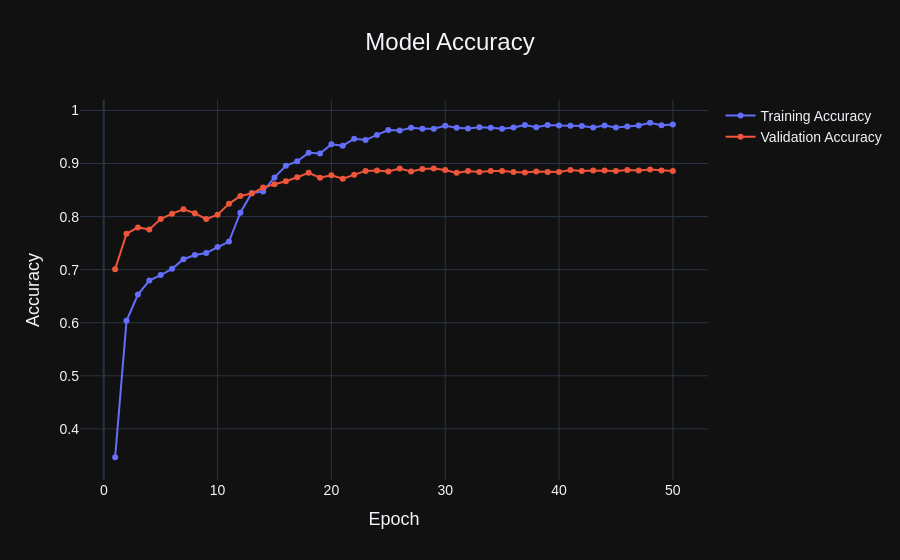
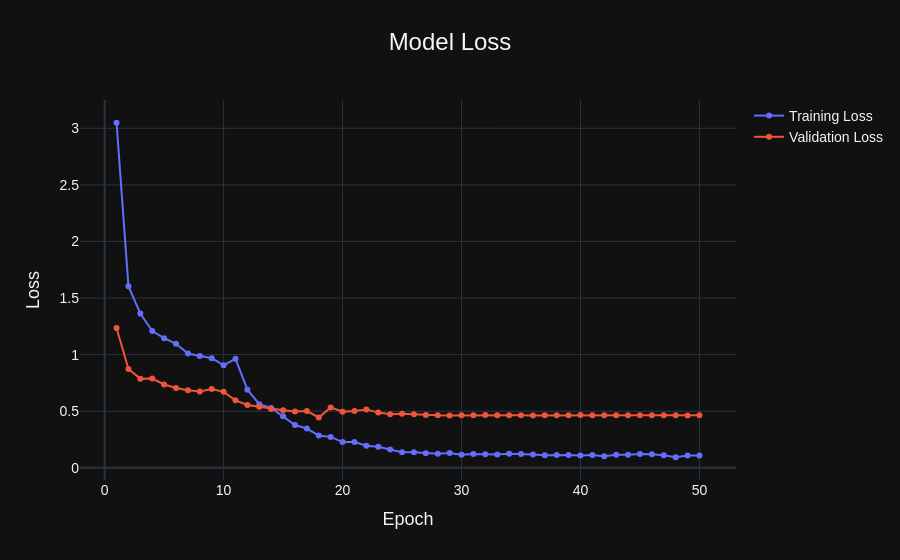

Notebook cell for these charts, in order:
### Code cell
fig = go.Figure()
fig.add_trace(go.Scatter(x=list(range(1, len(history['accuracy'])+1)), y=history['accuracy'], mode='lines+markers', name='Training Accuracy'))
fig.add_trace(go.Scatter(x=list(range(1, len(history['val_accuracy'])+1)), y=history['val_accuracy'], mode='lines+markers', name='Validation Accuracy'))
fig.update_layout(title='Model Accuracy', xaxis_title='Epoch', yaxis_title='Accuracy', title_font_size=24, title_x=0.5, xaxis_title_font_size=18, yaxis_title_font_size=18, font=dict(family="Arial, sans-serif", size=14), template='plotly_dark')
fig.show()

fig = go.Figure()
fig.add_trace(go.Scatter(x=list(range(1, len(history['loss'])+1)), y=history['loss'], mode='lines+markers', name='Training Loss'))
fig.add_trace(go.Scatter(x=list(range(1, len(history['val_loss'])+1)), y=history['val_loss'], mode='lines+markers', name='Validation Loss'))
fig.update_layout(title='Model Loss', xaxis_title='Epoch', yaxis_title='Loss', title_font_size=24, title_x=0.5, xaxis_title_font_size=18, yaxis_title_font_size=18, font=dict(family="Arial, sans-serif", size=14), template='plotly_dark')
fig.show()

### Figure 1 — Plotly figure (JSON) as saved in the notebook; plotly's stock layout.template omitted (floating-point values rounded to 4 significant figures)
{"data": [{"mode": "lines+markers", "name": "Training Accuracy", "type": "scatter", "x": [1, 2, 3, 4, 5, 6, 7, 8, 9, 10, 11, 12, 13, 14, 15, 16, 17, 18, 19, 20, 21, 22, 23, 24, 25, 26, 27, 28, 29, 30, 31, 32, 33, 34, 35, 36, 37, 38, 39, 40, 41, 42, 43, 44, 45, 46, 47, 48, 49, 50], "y": [0.3465, 0.6037, 0.653, 0.6794, 0.6898, 0.7016, 0.7197, 0.7275, 0.7315, 0.7426, 0.753, 0.8074, 0.8447, 0.8472, 0.8738, 0.8956, 0.9044, 0.9201, 0.9187, 0.9361, 0.9336, 0.9465, 0.9442, 0.9539, 0.9632, 0.962, 0.9674, 0.9655, 0.9655, 0.9713, 0.9674, 0.966, 0.9683, 0.9674, 0.9657, 0.9678, 0.9727, 0.9685, 0.9725, 0.9715, 0.9713, 0.9708, 0.9681, 0.9718, 0.9678, 0.9699, 0.9718, 0.9769, 0.972, 0.9736]}, {"mode": "lines+markers", "name": "Validation Accuracy", "type": "scatter", "x": [1, 2, 3, 4, 5, 6, 7, 8, 9, 10, 11, 12, 13, 14, 15, 16, 17, 18, 19, 20, 21, 22, 23, 24, 25, 26, 27, 28, 29, 30, 31, 32, 33, 34, 35, 36, 37, 38, 39, 40, 41, 42, 43, 44, 45, 46, 47, 48, 49, 50], "y": [0.7009, 0.7676, 0.7796, 0.7759, 0.7954, 0.8056, 0.8139, 0.8065, 0.7954, 0.8037, 0.8241, 0.8389, 0.8435, 0.8546, 0.8611, 0.8667, 0.8741, 0.8824, 0.8731, 0.8778, 0.8713, 0.8787, 0.8861, 0.887, 0.8852, 0.8907, 0.8852, 0.8898, 0.8907, 0.888, 0.8824, 0.8861, 0.8843, 0.8861, 0.8861, 0.8843, 0.8833, 0.8852, 0.8843, 0.8843, 0.888, 0.8861, 0.887, 0.887, 0.8861, 0.888, 0.887, 0.8889, 0.887, 0.8861]}], "layout": {"font": {"family": "Arial, sans-serif", "size": 14}, "title": {"font": {"size": 24}, "text": "Model Accuracy", "x": 0.5}, "xaxis": {"title": {"font": {"size": 18}, "text": "Epoch"}}, "yaxis": {"title": {"font": {"size": 18}, "text": "Accuracy"}}}}

### Figure 2 — Plotly figure (JSON) as saved in the notebook; plotly's stock layout.template omitted (floating-point values rounded to 4 significant figures)
{"data": [{"mode": "lines+markers", "name": "Training Loss", "type": "scatter", "x": [1, 2, 3, 4, 5, 6, 7, 8, 9, 10, 11, 12, 13, 14, 15, 16, 17, 18, 19, 20, 21, 22, 23, 24, 25, 26, 27, 28, 29, 30, 31, 32, 33, 34, 35, 36, 37, 38, 39, 40, 41, 42, 43, 44, 45, 46, 47, 48, 49, 50], "y": [3.049, 1.605, 1.363, 1.208, 1.145, 1.096, 1.01, 0.9872, 0.9682, 0.9071, 0.9632, 0.691, 0.5626, 0.5286, 0.4567, 0.3782, 0.3472, 0.2855, 0.273, 0.2277, 0.2282, 0.1947, 0.1868, 0.1615, 0.1382, 0.1372, 0.1297, 0.1246, 0.1312, 0.1153, 0.1218, 0.1202, 0.1174, 0.1254, 0.1232, 0.1186, 0.1102, 0.1138, 0.1135, 0.1099, 0.1126, 0.1034, 0.1163, 0.1147, 0.1222, 0.1206, 0.1112, 0.09357, 0.1093, 0.11]}, {"mode": "lines+markers", "name": "Validation Loss", "type": "scatter", "x": [1, 2, 3, 4, 5, 6, 7, 8, 9, 10, 11, 12, 13, 14, 15, 16, 17, 18, 19, 20, 21, 22, 23, 24, 25, 26, 27, 28, 29, 30, 31, 32, 33, 34, 35, 36, 37, 38, 39, 40, 41, 42, 43, 44, 45, 46, 47, 48, 49, 50], "y": [1.236, 0.874, 0.7881, 0.7888, 0.7365, 0.7053, 0.6865, 0.6747, 0.6956, 0.6712, 0.5965, 0.556, 0.5392, 0.5203, 0.5082, 0.4978, 0.5015, 0.4449, 0.5338, 0.495, 0.5012, 0.5164, 0.488, 0.473, 0.477, 0.4743, 0.4662, 0.464, 0.463, 0.4642, 0.4651, 0.4662, 0.4642, 0.4647, 0.4645, 0.4633, 0.4641, 0.4651, 0.4647, 0.4665, 0.4645, 0.4642, 0.4648, 0.4655, 0.4638, 0.4636, 0.4638, 0.464, 0.4634, 0.4651]}], "layout": {"font": {"family": "Arial, sans-serif", "size": 14}, "title": {"font": {"size": 24}, "text": "Model Loss", "x": 0.5}, "xaxis": {"title": {"font": {"size": 18}, "text": "Epoch"}}, "yaxis": {"title": {"font": {"size": 18}, "text": "Loss"}}}}
